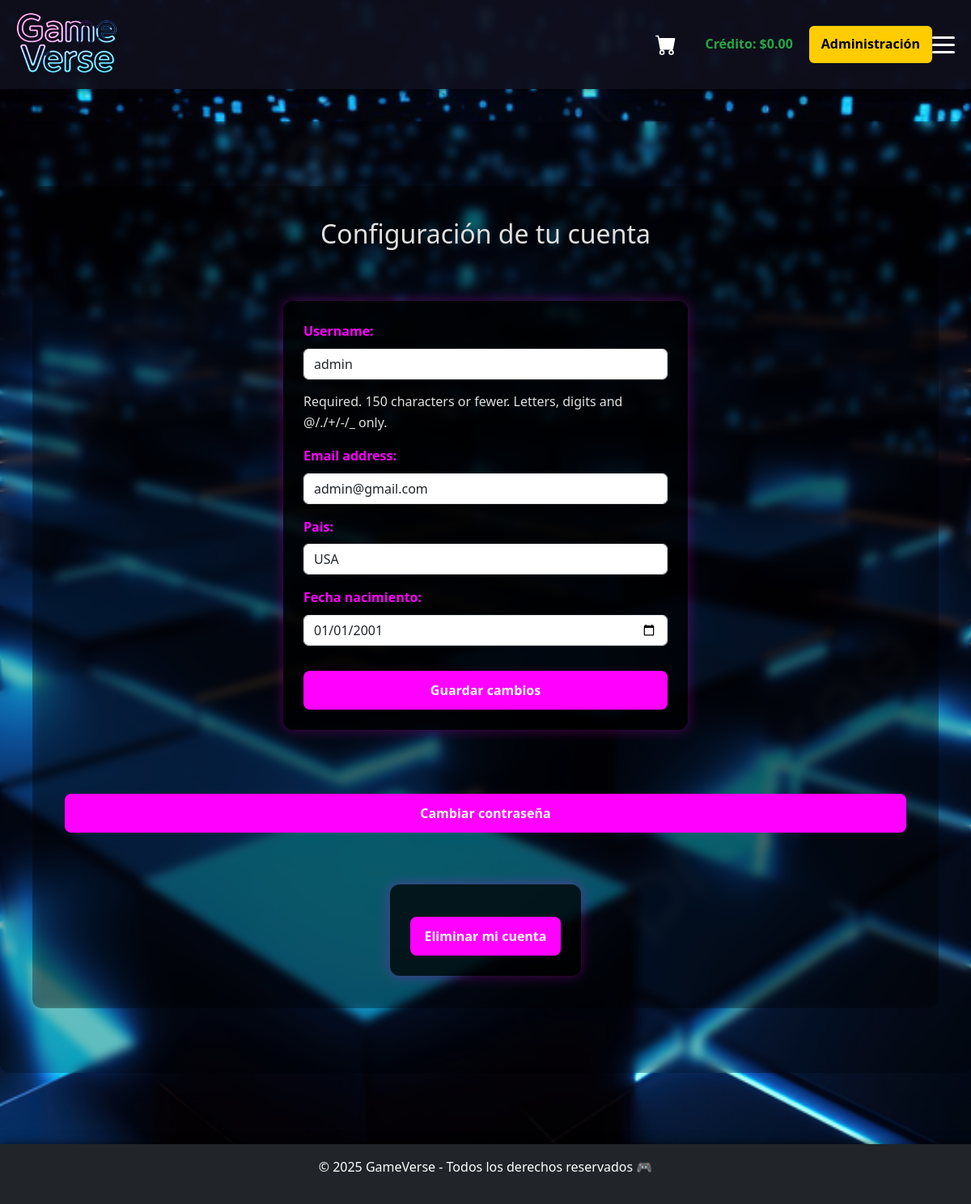
Page /cuenta/ (signed in) on the earlier database version.
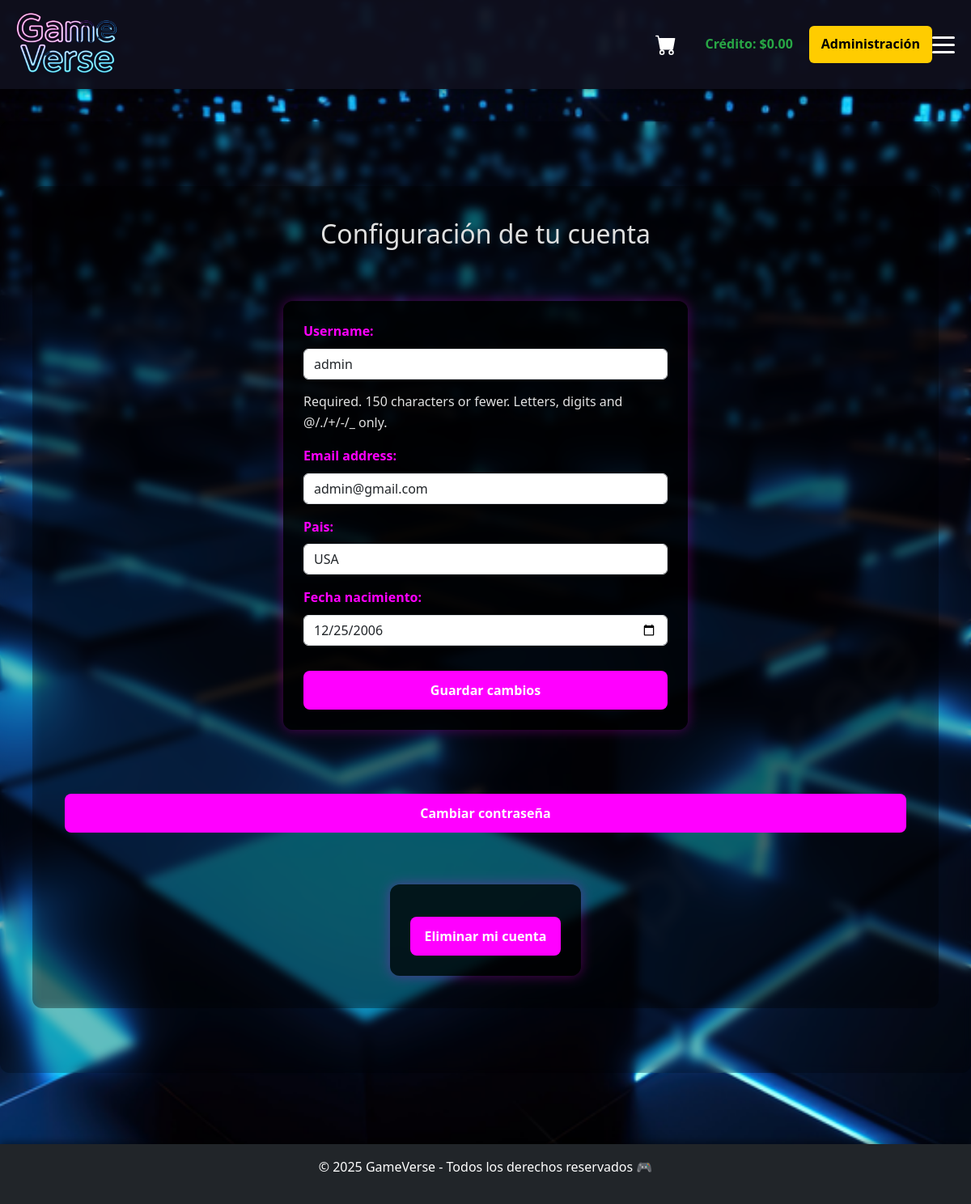
Same page on the later database version.
### App_GameVerse/models.py (models this page shows, shortened)
class Usuario(AbstractUser):                        # Extiende el modelo de usuario estándar de Django
    fecha_nacimiento = models.DateField(blank=True, null=True)  # Fecha de nacimiento opcional
    pais = models.CharField(max_length=50, blank=True, null=True)  # País opcional del usuario
    ESTATUS_CHOICES = [                             # Estados permitidos del usuario
        ('Activo', 'Activo'),
        ('No activo', 'No activo'),
    ]
    estatus = models.CharField(                     # Estado actual del usuario
        max_length=10,
        choices=ESTATUS_CHOICES,
        default='Activo'
    )
    biblioteca = models.JSONField(default=list, blank=True)  # Lista JSON de productos comprados
    carrito = models.JSONField(default=list, blank=True)     # Lista JSON del carrito de compras
    credito = models.DecimalField(                          # Dinero disponible para usar
        max_digits=10,
        decimal_places=2,
        default=Decimal('0.00'),
        validators=[MinValueValidator(0.00)]                 # Evita valores negativos
    )

### App_GameVerse/views.py (the view)
# urls.py: path('cuenta/', views.cuenta, name='cuenta'),                       # Configuración de cuenta del usuario
@login_required
def cuenta(request):
    usuario = request.user
    if request.method == 'POST':
        if 'eliminar' in request.POST:
            usuario.delete()
            messages.success(request, "Tu cuenta ha sido eliminada exitosamente.")
            return redirect('App_GameVerse:home')
        form = CuentaForm(request.POST, instance=usuario)
        if form.is_valid():
            form.save()
            messages.success(request, "Tu cuenta ha sido actualizada correctamente.")
            return redirect('App_GameVerse:cuenta')
    else:
        form = CuentaForm(instance=usuario)
    return render(request, 'App_GameVerse/cuenta.html', {'form': form})

### App_GameVerse/forms.py
class CuentaForm(forms.ModelForm):
    class Meta:
        model = Usuario
        fields = ['username', 'email', 'pais', 'fecha_nacimiento']
        widgets = {
            'fecha_nacimiento': forms.DateInput(
                attrs={'type': 'date', 'class': 'form-control'},
                format='%Y-%m-%d'  # ← FORMATO CORRECTO PARA HTML5
            ),
            'username': forms.TextInput(attrs={'class': 'form-control'}),
            'email': forms.EmailInput(attrs={'class': 'form-control'}),
            'pais': forms.TextInput(attrs={'class': 'form-control'}),
        }
    def __init__(self, *args, **kwargs):
        super().__init__(*args, **kwargs)
        if self.instance and self.instance.fecha_nacimiento:
            self.fields['fecha_nacimiento'].initial = (
                self.instance.fecha_nacimiento.strftime('%Y-%m-%d')
            )

### App_GameVerse/templates/App_GameVerse/cuenta.html (shortened to what this page needs)
{% extends 'App_GameVerse/base.html' %}
{% load static %}
{% block content %}
<div class="main-content">
    <h2 class="text-center mb-4">Configuración de tu cuenta</h2>
    <form method="post" class="mb-4">
        {{ form.as_p }}
        <button type="submit" class="btn btn-primary w-100">Guardar cambios</button>
    </form>
    <a href="{% url 'App_GameVerse:cambiar_contrasena' %}" class="btn btn-warning w-100 mb-4">
        Cambiar contraseña
    </a>
    <form method="post" onsubmit="return confirm('¿Seguro que deseas eliminar tu cuenta? Esta acción no se puede deshacer.');">
        <button type="submit" class="btn btn-danger w-100">Eliminar mi cuenta</button>
    </form>
</div>
{% endblock %}

### App_GameVerse/templates/App_GameVerse/navbar.html (shortened to what this page needs)
{% load static %}
<header class="header">
    <a href="{% url 'App_GameVerse:home' %}" class="logo">
        <img src="{% static 'App_GameVerse/imagenes/logotipo.png' %}" alt="GameVerse Logo">
    </a>
    {% if user.is_authenticated %}
    <a href="{% url 'App_GameVerse:carrito_view' %}" class="carrito-icon">
        <img src="{% static 'App_GameVerse/imagenes/carrito.svg' %}" alt="Carrito" class="carrito-img">
    </a>
    <span style="margin-left:15px; font-weight:bold; color:#28a745;">
        Crédito: ${{ user.credito }}
    </span>
    {% endif %}
    {% if user.is_authenticated and user.is_superuser %}
    <a href="{% url 'App_GameVerse:usuario_list' %}" class="admin-btn" style="
        margin-left:20px;
        padding:10px 15px;
        background:#ffcc00;
        color:#000;
        border-radius:6px;
        font-weight:bold;
        text-decoration:none;">
        Administración
    </a>
    {% endif %}
    <label for="menu-toggle" class="hamburger">
        <span class="bar"></span>
        <span class="bar"></span>
        <span class="bar"></span>
    </label>
</header>

Differences in the rows shown:
changed Usuario "admin": fecha_nacimiento "01/01/2001" → "12/25/2006"
